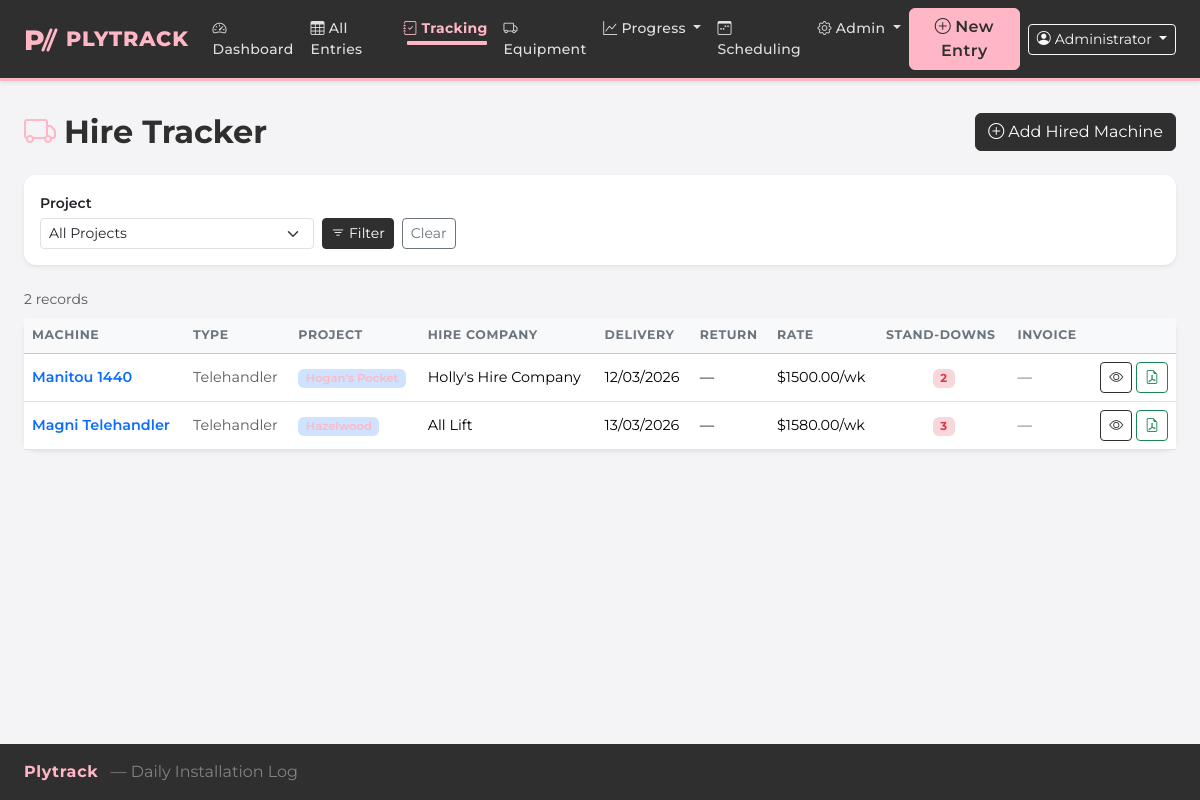
Page /hire (signed in) on the committed database.
### models.py (models this page shows, shortened)
class User(UserMixin, db.Model):
    id = db.Column(db.Integer, primary_key=True)
    username = db.Column(db.String(100), nullable=False, unique=True)
    display_name = db.Column(db.String(200))       # full name shown in entries
    email = db.Column(db.String(200))              # contact email
    password_hash = db.Column(db.String(256), nullable=False)
    is_admin = db.Column(db.Boolean, default=False)
    active = db.Column(db.Boolean, default=True)
    created_at = db.Column(db.DateTime, default=datetime.utcnow)
    entries = db.relationship('DailyEntry', backref='submitted_by_user', lazy=True)
    @property
    def is_active(self):
        return self.active

class HiredMachine(db.Model):
    id = db.Column(db.Integer, primary_key=True)
    project_id = db.Column(db.Integer, db.ForeignKey('project.id'), nullable=False)
    machine_name = db.Column(db.String(200), nullable=False)
    plant_id = db.Column(db.String(100))           # plant/fleet ID from hire company
    machine_type = db.Column(db.String(100))
    description = db.Column(db.Text)               # description of the item
    hire_company = db.Column(db.String(200))
    hire_company_email = db.Column(db.String(200))
    hire_company_phone = db.Column(db.String(50))
    delivery_date = db.Column(db.Date)
    return_date = db.Column(db.Date)
    cost_per_day = db.Column(db.Float)
    cost_per_week = db.Column(db.Float)
    count_saturdays = db.Column(db.Boolean, default=True)
    invoice_filename = db.Column(db.String(500))
    invoice_original_name = db.Column(db.String(500))
    notes = db.Column(db.Text)
    active = db.Column(db.Boolean, default=True)
    created_at = db.Column(db.DateTime, default=datetime.utcnow)
    project = db.relationship('Project', backref='hired_machines')
    stand_downs = db.relationship(
        'StandDown', backref='hired_machine',
        cascade='all, delete-orphan',
        order_by='StandDown.stand_down_date'
    )

### app.py (the view)
@app.route('/hire')
def hire_list():
    project_filter = request.args.get('project_id', '')
    query = HiredMachine.query.order_by(HiredMachine.created_at.desc())
    if project_filter:
        query = query.filter_by(project_id=int(project_filter))
    hired = query.all()
    projects = Project.query.order_by(Project.name).all()
    return render_template('hire/list.html', hired=hired, projects=projects,
                           project_filter=project_filter)

### app.py (called while the page is built)
@login_manager.user_loader
def load_user(user_id):
    return User.query.get(int(user_id))

@app.context_processor
def inject_active_projects():
    try:
        projects = Project.query.filter_by(active=True).order_by(Project.name).all()
    except Exception:
        projects = []
    return {'_active_projects': projects}

@app.before_request
def require_login():
    public_endpoints = {'login', 'logout', 'static'}
    if request.endpoint not in public_endpoints and not current_user.is_authenticated:
        return redirect(url_for('login', next=request.url))

### templates/hire/list.html (shortened to what this page needs)
{% extends "base.html" %}
{% block content %}
<div class="d-flex justify-content-between align-items-center mb-4">
  <h2 class="fw-bold mb-0"><i class="bi bi-truck me-2 text-primary"></i>Hire Tracker</h2>
  <a href="{{ url_for('hire_new') }}" class="btn btn-primary">
    <i class="bi bi-plus-circle me-1"></i>Add Hired Machine
  </a>
</div>
<div class="card border-0 shadow-sm mb-4">
  <div class="card-body py-3">
    <form method="GET" class="row g-2 align-items-end">
      <div class="col-sm-4 col-md-3">
        <label class="form-label fw-semibold mb-1 small">Project</label>
        <select name="project_id" class="form-select form-select-sm">
          <option value="">All Projects</option>
        </select>
      </div>
      <div class="col-auto d-flex gap-2">
        <button type="submit" class="btn btn-sm btn-primary"><i class="bi bi-filter me-1"></i>Filter</button>
        <a href="{{ url_for('hire_list') }}" class="btn btn-sm btn-outline-secondary">Clear</a>
      </div>
    </form>
  </div>
</div>
<div class="mb-2 text-muted small">{{ hired|length }} record{{ 's' if hired|length != 1 }}</div>
<div class="card border-0 shadow-sm">
  <div class="card-body p-0">
    {% if hired %}
    <div class="table-responsive">
      <table class="table table-hover align-middle mb-0">
        <thead class="table-light">
          <tr>
            <th>Machine</th>
            <th>Type</th>
            <th>Project</th>
            <th>Hire Company</th>
            <th>Delivery</th>
            <th>Return</th>
            <th>Rate</th>
            <th>Stand-Downs</th>
            <th>Invoice</th>
            <th></th>
          </tr>
        </thead>
        <tbody>
          {% for hm in hired %}
          <tr>
            <td class="fw-semibold">
              <a href="{{ url_for('hire_detail', hm_id=hm.id) }}" class="text-decoration-none">
                {{ hm.machine_name }}
              </a>
            </td>
            <td class="text-muted">{{ hm.machine_type or '—' }}</td>
            <td><span class="badge bg-primary-subtle text-primary fw-semibold">{{ hm.project.name }}</span></td>
            <td>{{ hm.hire_company or '—' }}</td>
            <td class="text-nowrap">{{ hm.delivery_date.strftime('%d/%m/%Y') if hm.delivery_date else '—' }}</td>
            <td class="text-nowrap">{{ hm.return_date.strftime('%d/%m/%Y') if hm.return_date else '—' }}</td>
            <td class="text-nowrap">
              {% if hm.cost_per_week %}
                ${{ '%.2f'|format(hm.cost_per_week) }}/wk
              {% else %}
                —
              {% endif %}
            </td>
            <td class="text-center">
              {% if hm.stand_downs %}
                <span class="badge bg-danger-subtle text-danger">{{ hm.stand_downs|length }}</span>
              {% else %}
                <span class="text-muted">0</span>
              {% endif %}
            </td>
            <td>
              {% if hm.invoice_filename %}
                <a href="{{ url_for('hire_invoice', hm_id=hm.id) }}" target="_blank"
                   class="btn btn-sm btn-outline-secondary" title="{{ hm.invoice_original_name }}">
                  <i class="bi bi-file-earmark"></i>
                </a>
              {% else %}
                <span class="text-muted">—</span>
              {% endif %}
            </td>
            <td class="text-end text-nowrap">
              <a href="{{ url_for('hire_detail', hm_id=hm.id) }}" class="btn btn-sm btn-outline-primary" title="View">
                <i class="bi bi-eye"></i>
              </a>
              <a href="{{ url_for('hire_report', hm_id=hm.id) }}" class="btn btn-sm btn-outline-success" title="Report">
                <i class="bi bi-file-earmark-pdf"></i>
              </a>
            </td>
          </tr>
          {% endfor %}
        </tbody>
      </table>
    </div>
    {% else %}
    <div class="text-center py-5 text-muted">
      <i class="bi bi-truck fs-1 d-block mb-2"></i>
      No hired machines recorded yet.
      <a href="{{ url_for('hire_new') }}">Add your first one</a>.
    </div>
    {% endif %}
  </div>
</div>
{% endblock %}

### templates/base.html (shortened to what this page needs)
<!DOCTYPE html>
<html lang="en">
<head>
  <link href="https://cdn.jsdelivr.net/npm/bootstrap@5.3.3/dist/css/bootstrap.min.css" rel="stylesheet">
  <link href="https://cdn.jsdelivr.net/npm/bootstrap-icons@1.11.3/font/bootstrap-icons.css" rel="stylesheet">
  <link href="{{ url_for('static', filename='css/custom.css') }}" rel="stylesheet">
</head>
<body>
<nav class="navbar navbar-expand-lg ply-navbar shadow-sm">
  <div class="container-fluid px-4">
    <a class="navbar-brand d-flex align-items-center gap-2" href="{{ url_for('index') }}">
      <svg width="34" height="30" viewBox="0 0 34 30" fill="none" xmlns="http://www.w3.org/2000/svg" aria-hidden="true">
        <text x="0" y="26" font-family="Montserrat, sans-serif" font-weight="800" font-size="28" fill="#FFB7C5">P</text>
      </svg>
      <span>Plytrack</span>
    </a>
    <div class="collapse navbar-collapse" id="navMenu">
      <ul class="navbar-nav me-auto mb-2 mb-lg-0">
        <li class="nav-item">
          <a class="nav-link {% if request.endpoint == 'index' %}active{% endif %}" href="{{ url_for('index') }}">
            <i class="bi bi-speedometer2 me-1"></i>Dashboard
          </a>
        </li>
        <li class="nav-item">
          <a class="nav-link {% if request.endpoint == 'entries' %}active{% endif %}" href="{{ url_for('entries') }}">
            <i class="bi bi-table me-1"></i>All Entries
          </a>
        </li>
        <li class="nav-item dropdown">
          <a class="nav-link dropdown-toggle {% if request.endpoint and (request.endpoint.startswith('hire') or 'delay_report' in (request.endpoint or '') or request.endpoint == 'morning_standdown') %}active{% endif %}"
             href="#" data-bs-toggle="dropdown">
            <i class="bi bi-journal-check me-1"></i>Tracking
          </a>
        </li>
        <li class="nav-item">
          <a class="nav-link {% if request.endpoint == 'equipment_overview' %}active{% endif %}"
             href="{{ url_for('equipment_overview') }}">
            <i class="bi bi-truck me-1"></i>Equipment
          </a>
        </li>
        <li class="nav-item dropdown">
          <a class="nav-link dropdown-toggle {% if request.endpoint and ('project_dashboard' in request.endpoint or 'panel' in request.endpoint) %}active{% endif %}"
             href="#" data-bs-toggle="dropdown">
            <i class="bi bi-graph-up me-1"></i>Progress
          </a>
        </li>
        <li class="nav-item">
          <a class="nav-link {% if request.endpoint and 'scheduling' in request.endpoint %}active{% endif %}"
             href="{{ url_for('scheduling_overview') }}">
            <i class="bi bi-calendar3-week me-1"></i>Scheduling
          </a>
        </li>
        <li class="nav-item dropdown">
          <a class="nav-link dropdown-toggle {% if request.endpoint and 'admin' in request.endpoint %}active{% endif %}"
             href="#" data-bs-toggle="dropdown">
            <i class="bi bi-gear me-1"></i>Admin
          </a>
        </li>
      </ul>
      <div class="d-flex align-items-center gap-2">
        <a href="{{ url_for('new_entry') }}" class="btn btn-ply-primary fw-semibold">
          <i class="bi bi-plus-circle me-1"></i>New Entry
        </a>
        <div class="dropdown">
          <button class="btn btn-outline-light btn-sm dropdown-toggle" data-bs-toggle="dropdown">
            <i class="bi bi-person-circle me-1"></i>{{ current_user.display_name or current_user.username }}
          </button>
        </div>
      </div>
    </div>
  </div>
</nav>
<div class="container-fluid px-4 py-3">
  {% block content %}{% endblock %}
</div>
<footer class="footer mt-auto py-3">
  <div class="container-fluid px-4">
    <span class="ply-footer-brand">Plytrack</span>
    <span class="ms-2" style="color:rgba(255,255,255,0.4);">&mdash; Daily Installation Log</span>
  </div>
</footer>
</body>
</html>

### static/css/custom.css (style rules this page uses)
:root { --ply-pink: #FFB7C5; --ply-pink-dark: #e8899a; --ply-slate: #2F2F2F; --ply-slate-mid: #3f3f3f; --ply-concrete: #D9D9D9; --ply-sky: #A6E6FC; --ply-bg: #f4f4f6; --bs-primary: #FFB7C5; --bs-primary-rgb: 255, 183, 197; --bs-link-color: #2F2F2F; --bs-link-hover-color: #e8899a; }
body { background-color: var(--ply-bg); min-height: 100vh; display: flex; flex-direction: column; font-family: 'Montserrat', sans-serif; }
.container-fluid { max-width: 1400px; }
.navbar.ply-navbar { background-color: var(--ply-slate) !important; border-bottom: 3px solid var(--ply-pink); }
.ply-navbar .navbar-brand { color: var(--ply-pink) !important; font-weight: 800; font-size: 1.3rem; letter-spacing: 0.04em; text-transform: uppercase; }
.ply-navbar .nav-link { color: rgba(255,255,255,0.85) !important; font-weight: 500; font-size: 0.875rem; letter-spacing: 0.02em; }
.ply-navbar .nav-link.active { color: var(--ply-pink) !important; font-weight: 700; }
.btn-ply-primary { background-color: var(--ply-pink); border-color: var(--ply-pink); color: var(--ply-slate); font-weight: 700; letter-spacing: 0.03em; }
.btn-primary { background-color: var(--ply-slate); border-color: var(--ply-slate); color: #fff; }
.btn-outline-primary { color: var(--ply-slate); border-color: var(--ply-slate); }
.card { border-radius: 0.75rem; border: none; box-shadow: 0 1px 4px rgba(0,0,0,0.07); }
.table th { font-size: 0.78rem; font-weight: 700; text-transform: uppercase; letter-spacing: 0.05em; color: #6c757d; white-space: nowrap; }
.table td { font-size: 0.9rem; }
.badge { font-size: 0.72rem; }
.form-label.fw-semibold { font-size: 0.875rem; }
.footer { margin-top: auto; background-color: var(--ply-slate) !important; border-top: none !important; color: rgba(255,255,255,0.5); }
.footer .ply-footer-brand { color: var(--ply-pink); font-weight: 700; letter-spacing: 0.04em; }
.ply-navbar .nav-link.active::after { content: ''; display: block; height: 2px; background: var(--ply-pink); border-radius: 1px; margin-top: 2px; }
h2.fw-bold, h1.fw-bold { color: var(--ply-slate); }

### rows in the picture
User: display_name "Administrator"
HiredMachine: machine_name "Manitou 1440", machine_type "Telehandler", hire_company "Holly's Hire Company", delivery_date "12/03/2026", return_date "—", cost_per_week "1500.00", stand_downs|length "2"
HiredMachine: machine_name "Magni Telehandler", machine_type "Telehandler", hire_company "All Lift", delivery_date "13/03/2026", return_date "—", cost_per_week "1580.00", stand_downs|length "3"

### other values in the picture
{{ hired|length }} "2"
{{ 's' if hired|length != 1 }} "s"
